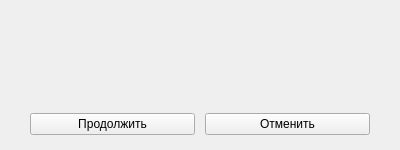
<?xml version="1.0" encoding="UTF-8"?>
<ui version="4.0">
 <class>confirming_popup_widget</class>
 <widget class="QWidget" name="confirming_popup_widget">
  <property name="geometry">
   <rect>
    <x>0</x>
    <y>0</y>
    <width>400</width>
    <height>150</height>
   </rect>
  </property>
  <layout class="QVBoxLayout" name="confirming_popup_layout">
   <property name="spacing">
    <number>10</number>
   </property>
   <property name="leftMargin">
    <number>15</number>
   </property>
   <property name="topMargin">
    <number>15</number>
   </property>
   <property name="rightMargin">
    <number>15</number>
   </property>
   <property name="bottomMargin">
    <number>15</number>
   </property>
   <item>
    <layout class="QVBoxLayout" name="title_layout">
     <item>
      <widget class="QLabel" name="title_label">
       <property name="text">
        <string>&lt;ttile&gt;</string>
       </property>
       <property name="alignment">
        <set>Qt::AlignCenter</set>
       </property>
      </widget>
     </item>
     <item>
      <widget class="QLabel" name="description_label">
       <property name="sizePolicy">
        <sizepolicy hsizetype="Preferred" vsizetype="Expanding">
         <horstretch>0</horstretch>
         <verstretch>0</verstretch>
        </sizepolicy>
       </property>
       <property name="text">
        <string>&lt;description&gt;</string>
       </property>
       <property name="alignment">
        <set>Qt::AlignCenter</set>
       </property>
      </widget>
     </item>
    </layout>
   </item>
   <item>
    <layout class="QHBoxLayout" name="buttons_layout">
     <property name="spacing">
      <number>10</number>
     </property>
     <property name="leftMargin">
      <number>15</number>
     </property>
     <property name="rightMargin">
      <number>15</number>
     </property>
     <item>
      <widget class="QPushButton" name="continue_button">
       <property name="text">
        <string>Продолжить</string>
       </property>
      </widget>
     </item>
     <item>
      <widget class="QPushButton" name="cancel_button">
       <property name="text">
        <string>Отменить</string>
       </property>
      </widget>
     </item>
    </layout>
   </item>
  </layout>
 </widget>
 <resources/>
 <connections/>
</ui>
